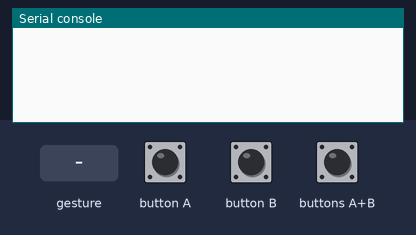
Bench run of a program on a simulated BBC micro:bit (MakeCode). Parts: the last lines printed to the serial console. Inputs (shaded band) come from the test bench. No radio messages arrive unless stated (any console line starting 'radio sent:' is added by the test bench); a tilt is held for 1.5 s and a shake lasts 1 s, then the board lies face up again.

Above: at 1.2 s.
1.3 s: button A pressed for 0.15 s
At 2.6 s:
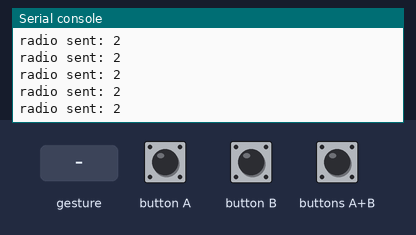
2.9 s: button B pressed for 0.15 s
At 3.5 s:
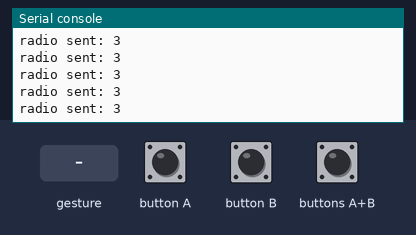
4.5 s: buttons A+B pressed for 0.15 s
At 5.7 s:
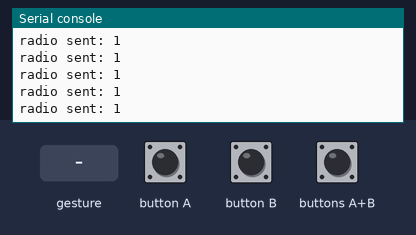
6.1 s: gesture 'tilt right'
At 6.7 s:
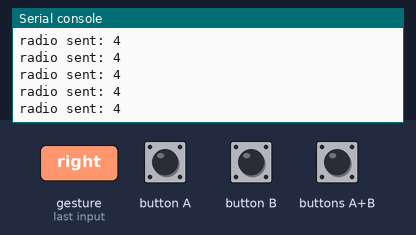
7.6 s: gesture 'tilt left'
At 9.9 s:
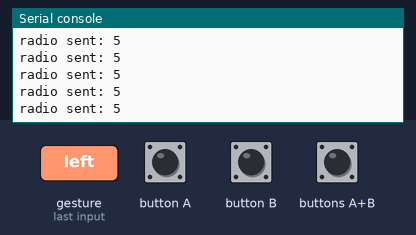
Timing chart, 0 to 10.1 s (numbered marks = the images above; inputs shaded):
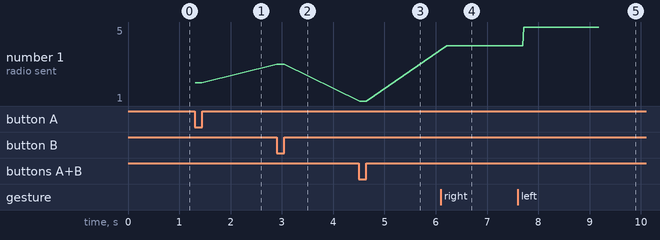

The program:

main.ts
```typescript
radio.setGroup(3)
basic.forever(function () {
    if (input.buttonIsPressed(Button.AB)) {
        radio.sendNumber(1)
    } else if (input.buttonIsPressed(Button.A)) {
        radio.sendNumber(2)
    } else if (input.buttonIsPressed(Button.B)) {
        radio.sendNumber(3)
    } else if (input.isGesture(Gesture.TiltRight)) {
        radio.sendNumber(4)
    } else if (input.isGesture(Gesture.TiltLeft)) {
        radio.sendNumber(5)
    } else {

    }
})
```

test.ts
```typescript
// testene settes inn her; disse vil ikke kompilert så lenge denne pakken blir brukt som en utvidelse.
```

Measured:
- after the input at 1.3 s, the serial console: prints a new line at once (image 1)
- after the input at 2.9 s, the serial console: prints a new line at once (image 2)
- after the input at 4.5 s, the serial console: prints a new line at once (image 3)
- after the input at 6.1 s, the serial console: prints a new line after 0.11 s (image 4)
- after the input at 7.6 s, the serial console: prints a new line after 0.12 s (image 5)
- plotted number 1: 2 → 3 after the input at 2.9 s, 3 → 1 after the input at 4.5 s, 1 → 4 after the input at 6.1 s, 4 → 5 after the input at 7.6 s
